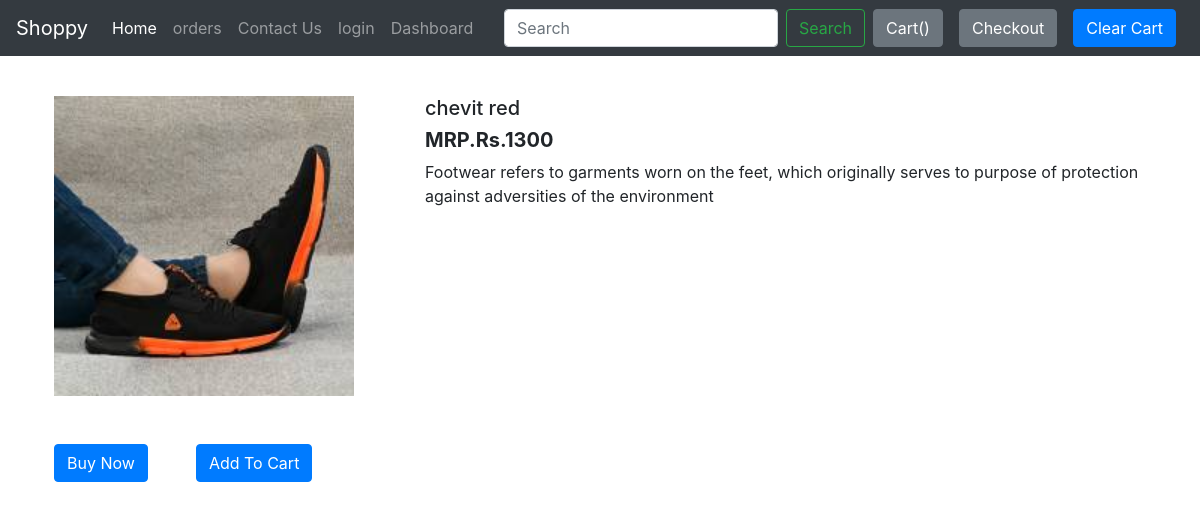
Screenshot of /products/21 with the database file from the repository.
### shop/models.py (models this page shows, shortened)
class Product(models.Model):
    product_id = models.AutoField
    product_name = models.CharField(max_length=50)
    category = models.CharField(max_length=50, default="")
    subcategory = models.CharField(max_length=50, default="")
    price = models.IntegerField(default=0)
    desc = models.CharField(max_length=3000)
    pub_date = models.DateField()
    image = models.ImageField(upload_to="shop/images", default="")

### shop/views.py (the view)
# urls.py: path("products/<int:myid>", views.productView, name="ProductView"),
def productView(request, myid):
    product = Product.objects.filter(id=myid)
    return render(request, 'shop/prodView.html', {'product': product[0]})

### shop/templates/shop/prodView.html (shortened to what this page needs)
{% extends 'shop/basic.html' %}
{% block body %}
<div class="container my-5 py-5">
    <div class="row">
        <div class="col-md-4">
            <div class="row">
            <img src="/media/{{product.image}}" width="300px" height="300px" class="mx-4">
            </div>
            <div class="row">
                <button class="btn btn-primary my-5 mx-4 mx-2">Buy Now</button>
                <button class="btn btn-primary my-5 mx-4 mx-2">Add To Cart</button>
            </div>
        </div>
        <div class="col-md-8">
            <h5>{{product.product_name}}</h5>
            <h5><b>MRP.Rs.{{product.price}}</b></h5>
            <p>{{product.desc}}</p>
        </div>
    </div>
</div>
{% endblock %}

### rows the page displays
Product: image (picture), product_name "chevit red", price "1300", desc "Footwear refers to garments worn on the feet, which originally serves to purpose of protection against adversities of the environment"
